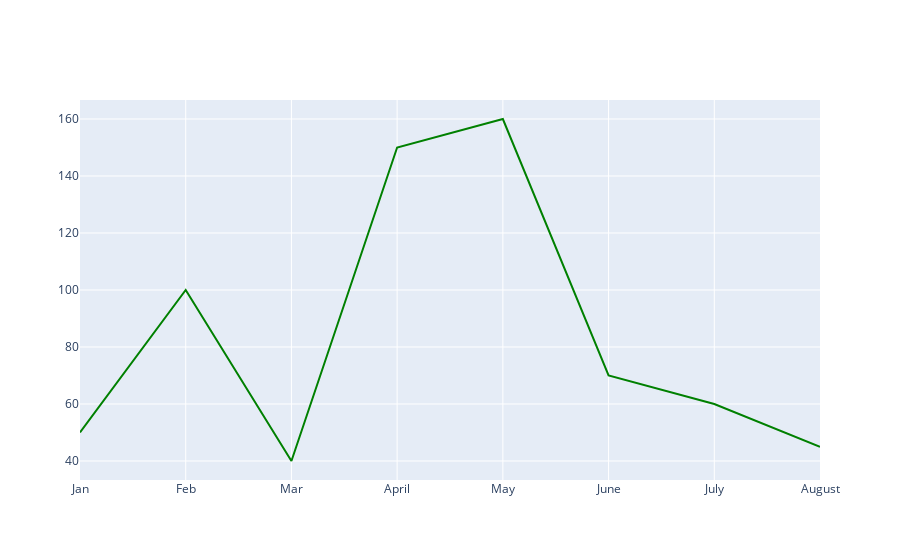

The notebook cell saved with this chart:
### Code cell
# Next, we will create a line plot by using the add_trace function and use the go.scatter() function within it
# In go.Scatter, we define the x-axis data,y-axis data and define the mode as lines with color of the marker as green
fig.add_trace(go.Scatter(x=months_array, y=numberofbicyclessold_array, mode='lines', marker=dict(color='green')))

### Figure 1 — Plotly figure (JSON) as saved in the notebook; plotly's stock layout.template omitted (floating-point values rounded to 4 significant figures)
{"data": [{"marker": {"color": "green"}, "mode": "lines", "type": "scatter", "x": ["Jan", "Feb", "Mar", "April", "May", "June", "July", "August"], "y": [50, 100, 40, 150, 160, 70, 60, 45]}], "layout": {}}
